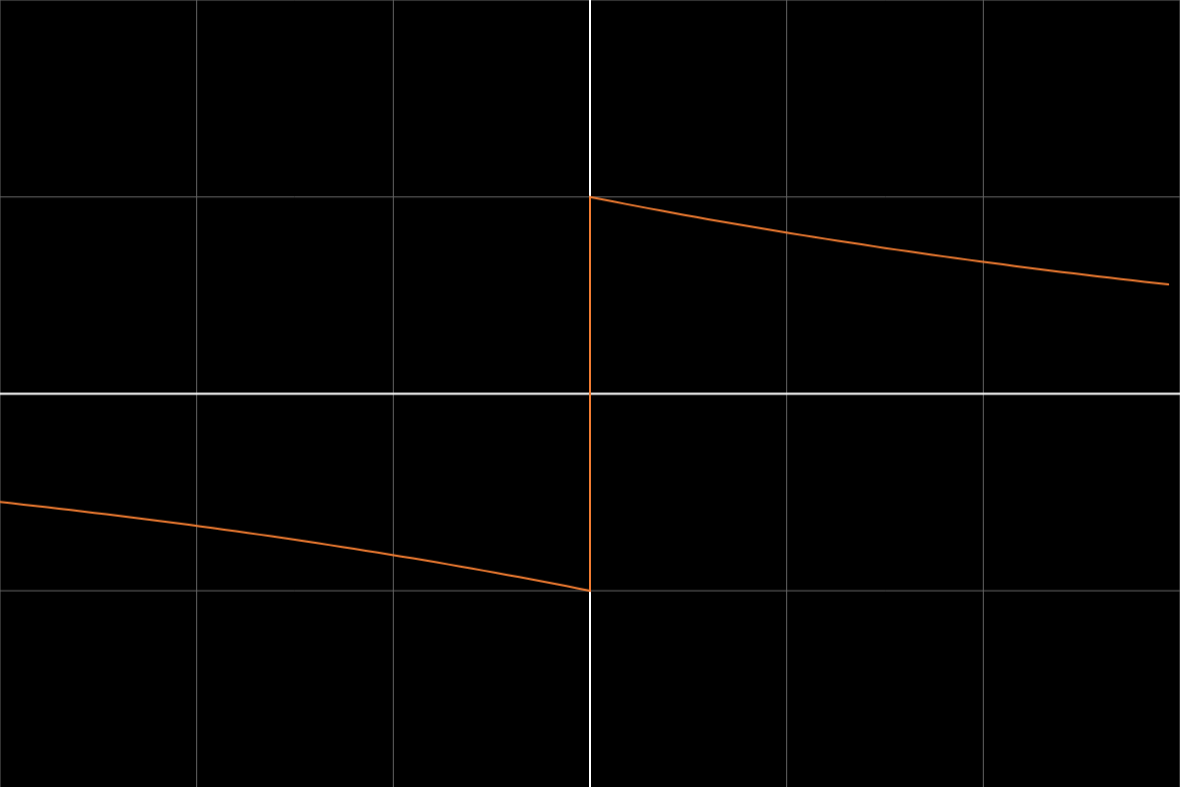
Frame 1 (no input)
Frame 60 (no input): identical to frame 1, image omitted
Frame 120 (the mouse pressed at the canvas centre since frame 60): identical to frame 1, image omitted

The p5.js sketch that drew this single still picture (run headless with seeded random() and noise() and a simulated clock; from frame 60 on, the mouse is pressed at the canvas centre):

// p5.js sketch
// ── sketch.js
// alpha는 0.01에서 0.3까지 변하는 걸로 하자.
// ylim은 -2에서 2로 하고, xlim은 -3에서 3까지.
var scl
var f_neg = []
var f_pos = []
var G_neg = []
var G_pos = []

var a
var mySlider

function setup() {
     createCanvas(windowWidth - 20, 2/ 3 * (windowWidth - 20));
     scl = (width / 6); // height가 낮다보니 height에 scale을 맞추는게 좋아보임.
     for (let i = -3; i <= 0; i += 3/50){
          f_neg.push(i)
     }
     f_neg.push(0)
     for (let i = 0; i <= 3; i += 3/50){
          f_pos.push(i)
     }
     mySlider = createSlider(0.01, 1, 0.2, 0.001)

}

function draw() {
     background(0);
     a = mySlider.value()

     drawGrid();
     plotFunction();
     text('↓ alpha 값', 0, height * 0.95)
     textAlign(RIGHT)
     text('(c) 공돌이의 수학정리노트', width * 0.95, height * 0.95)
}

function plotFunction() {
     push();
     translate(width / 2, height / 2);
     scale(1, -1);
     // G 계산하기
     for (let i = 0; i <= f_neg.length; i++) {
          G_neg[i] = -1 * exp(a * f_neg[i]);
     }
     for (let i = 0; i <= f_pos.length; i++) {
          G_pos[i] = exp(-1 * a * f_pos[i]);
     }
     // G 그려주기
     noFill();
     stroke(242, 125, 50);
     strokeWeight(2);
     beginShape();
     for (let i = 0; i < G_neg.length; i++) {
          vertex(f_neg[i] * scl, G_neg[i] * scl);
     }
     for (let i = 0; i < G_pos.length; i++) {
          vertex(f_pos[i] * scl, G_pos[i] * scl);
     }
     vertex();
     endShape();
     pop();
}

function drawGrid() {
     push();
     stroke(100);
     translate(width / 2, height / 2);
     // vertical lines
     for (let i = -3; i <= 3; i++) {
          line(i * scl, -height / 2, i * scl, height / 2);
     }
     // horizontal lines
     for (let j = -2; j <= 2; j++) {
          line(-width / 2, j * scl, width / 2, j * scl);
     }
     // vertical center line
     stroke(255);
     strokeWeight(2);
     line(0, -height / 2, 0, height / 2);
     // horizontal center line
     line(-width / 2, 0, width / 2, 0);
     pop();
}
